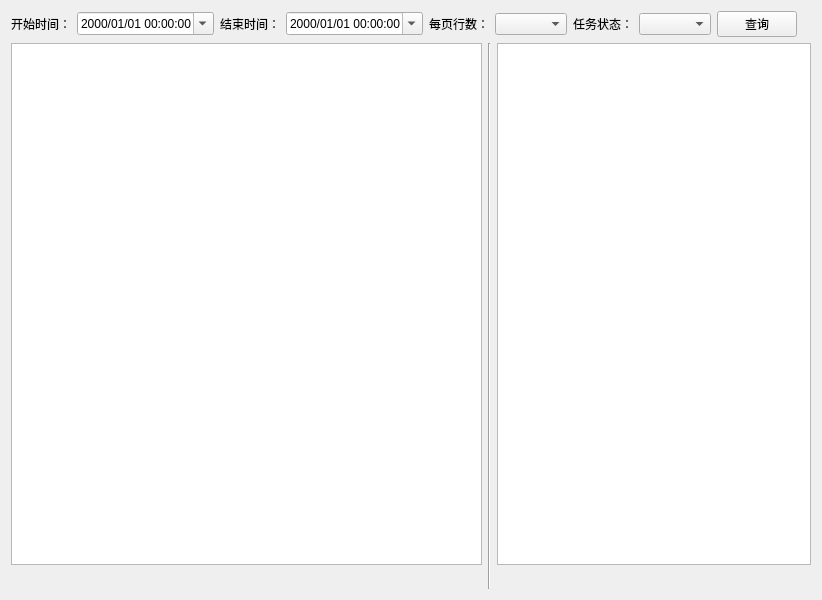
<?xml version="1.0" encoding="UTF-8"?>
<ui version="4.0">
 <class>TaskExecuteLogWidget</class>
 <widget class="QWidget" name="TaskExecuteLogWidget">
  <property name="geometry">
   <rect>
    <x>0</x>
    <y>0</y>
    <width>822</width>
    <height>600</height>
   </rect>
  </property>
  <property name="windowTitle">
   <string>TaskExecuteLogWidget</string>
  </property>
  <layout class="QVBoxLayout" name="verticalLayout_3">
   <item>
    <layout class="QHBoxLayout" name="horizontalLayout">
     <item>
      <widget class="QLabel" name="label">
       <property name="text">
        <string>开始时间：</string>
       </property>
      </widget>
     </item>
     <item>
      <widget class="QDateTimeEdit" name="startTime">
       <property name="correctionMode">
        <enum>QAbstractSpinBox::CorrectToNearestValue</enum>
       </property>
       <property name="currentSection">
        <enum>QDateTimeEdit::YearSection</enum>
       </property>
       <property name="displayFormat">
        <string>yyyy/MM/dd hh:mm:ss</string>
       </property>
       <property name="calendarPopup">
        <bool>true</bool>
       </property>
      </widget>
     </item>
     <item>
      <widget class="QLabel" name="label_2">
       <property name="text">
        <string>结束时间：</string>
       </property>
      </widget>
     </item>
     <item>
      <widget class="QDateTimeEdit" name="endTime">
       <property name="correctionMode">
        <enum>QAbstractSpinBox::CorrectToNearestValue</enum>
       </property>
       <property name="currentSection">
        <enum>QDateTimeEdit::YearSection</enum>
       </property>
       <property name="displayFormat">
        <string>yyyy/MM/dd hh:mm:ss</string>
       </property>
       <property name="calendarPopup">
        <bool>true</bool>
       </property>
      </widget>
     </item>
     <item>
      <widget class="QLabel" name="label_3">
       <property name="text">
        <string>每页行数：</string>
       </property>
      </widget>
     </item>
     <item>
      <widget class="QComboBox" name="pagesize"/>
     </item>
     <item>
      <widget class="QLabel" name="label_4">
       <property name="text">
        <string>任务状态：</string>
       </property>
      </widget>
     </item>
     <item>
      <widget class="QComboBox" name="taskStatusComboBox"/>
     </item>
     <item>
      <widget class="QPushButton" name="selectBtn">
       <property name="text">
        <string>查询</string>
       </property>
      </widget>
     </item>
     <item>
      <spacer name="horizontalSpacer">
       <property name="orientation">
        <enum>Qt::Horizontal</enum>
       </property>
       <property name="sizeHint" stdset="0">
        <size>
         <width>40</width>
         <height>20</height>
        </size>
       </property>
      </spacer>
     </item>
    </layout>
   </item>
   <item>
    <layout class="QHBoxLayout" name="horizontalLayout_2" stretch="3,0,2">
     <item>
      <layout class="QVBoxLayout" name="verticalLayout">
       <item>
        <widget class="QTableView" name="taskPlanTableView">
         <attribute name="verticalHeaderVisible">
          <bool>false</bool>
         </attribute>
        </widget>
       </item>
       <item>
        <widget class="QWidget" name="nav_bar" native="true">
         <layout class="QVBoxLayout" name="nav_bar_layout"/>
        </widget>
       </item>
      </layout>
     </item>
     <item>
      <widget class="Line" name="line">
       <property name="orientation">
        <enum>Qt::Vertical</enum>
       </property>
      </widget>
     </item>
     <item>
      <layout class="QVBoxLayout" name="verticalLayout_2">
       <item>
        <widget class="QTableView" name="autoTaskLogTableView"/>
       </item>
       <item>
        <widget class="QWidget" name="widget" native="true">
         <layout class="QVBoxLayout" name="verticalLayout_4"/>
        </widget>
       </item>
      </layout>
     </item>
    </layout>
   </item>
  </layout>
 </widget>
 <resources/>
 <connections/>
</ui>
